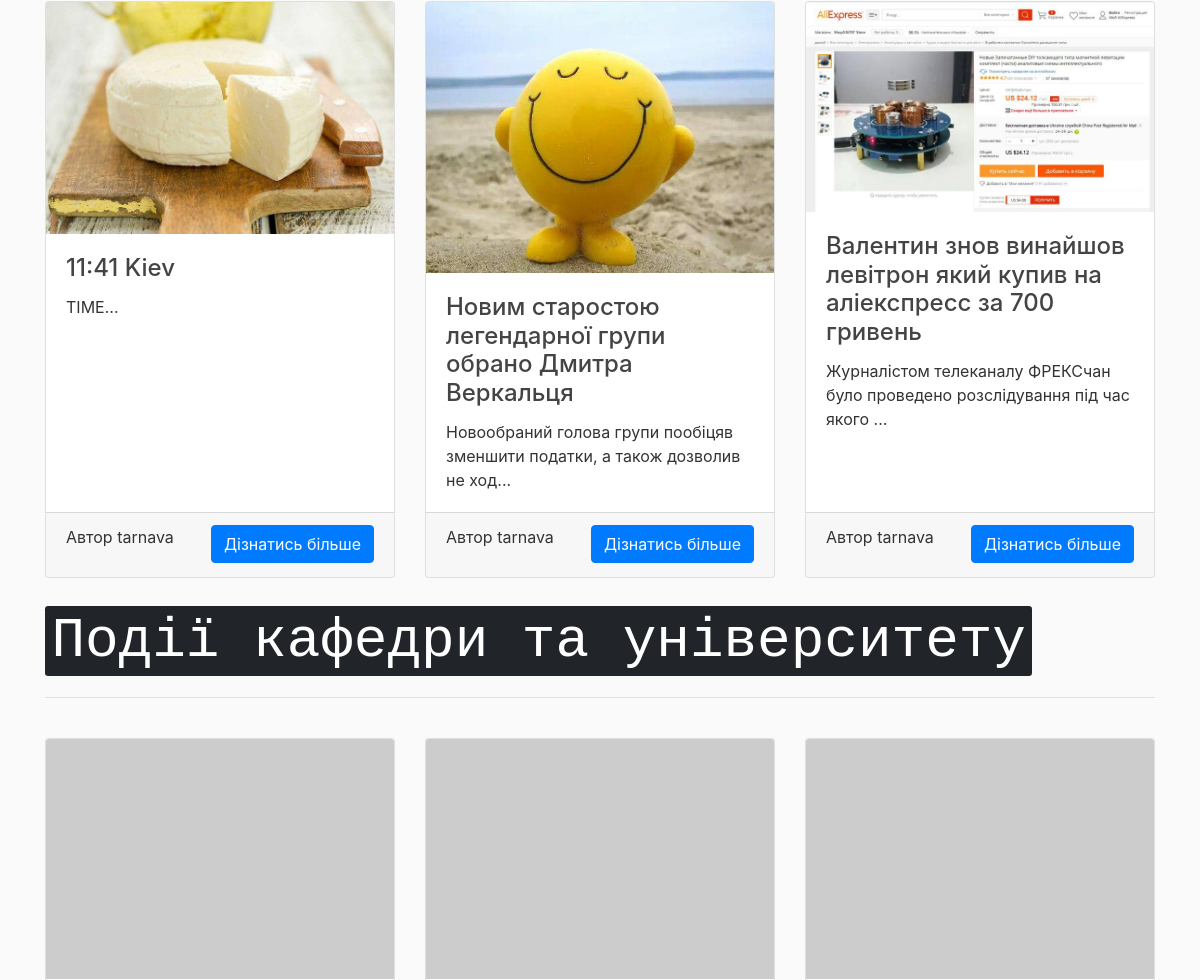
Before: / (middle part) with the older database file.
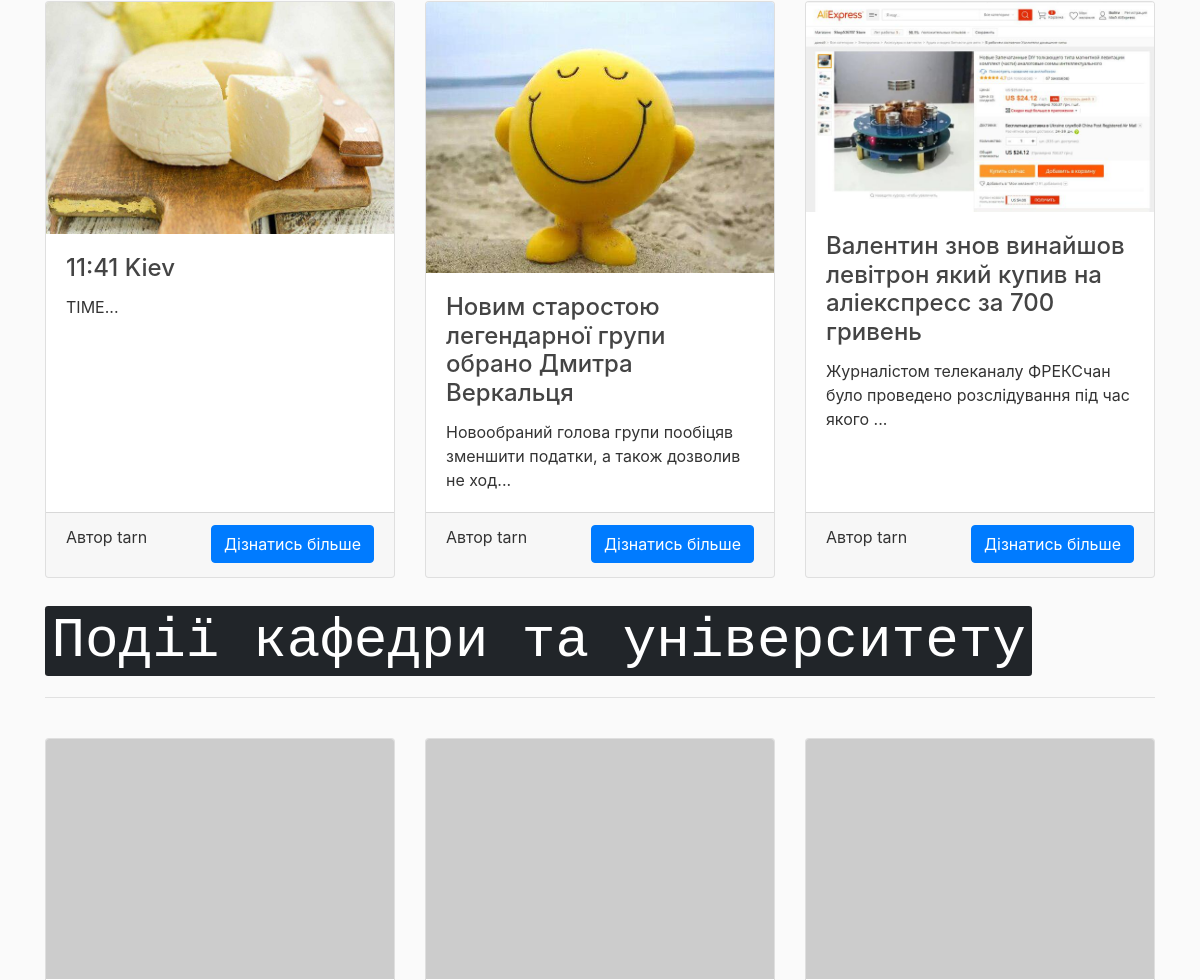
After: the same page with the newer database file.
### rpd_site/models.py (models this page shows, shortened)
class Post(db.Model):
	id = db.Column(db.Integer, primary_key=True)
	title = db.Column(db.String(100), nullable=False)
	date_posted = db.Column(db.DateTime, nullable=False, default=datetime.now) # current local time instead of .utcnow
	content = db.Column(db.Text, nullable=False)
	user_id = db.Column(db.Integer, db.ForeignKey('user.id'), nullable=False)
	image_file = db.Column(db.String(20), nullable=False, default='default_post.png')

class User(db.Model, UserMixin):
	id = db.Column(db.Integer, primary_key=True)
	username = db.Column(db.String(20), unique=True, nullable=False)
	email = db.Column(db.String(120), unique=True, nullable=False)
	image_file = db.Column(db.String(20), nullable=False, default='default.jpg')
	password = db.Column(db.String(60), nullable=False)
	confirmed = db.Column(db.Boolean, nullable=False, default=0)
	posts = db.relationship('Post', backref='author', lazy=True)

### rpd_site/routes.py (the view)
@app.route('/index')
@app.route('/')
def index():
	month_translation = {'January': 'Cічня', 'February': 'Лотого', 'March': 'Березня',
						 'April': 'Квітня', 'May': 'Травня', 'June': 'Червня', 'July': 'Липня',
						 'August': 'Серпня', 'September': 'Вересня', 'October': 'Жовтня',
						 'November': 'Листопада', 'December': 'Грудня'}
	last_3_posts = Post.query.all()[-3:]
	if last_3_posts:
		day = last_3_posts[-1].date_posted.strftime('%d')
		month = last_3_posts[-1].date_posted.strftime('%B')
		year = last_3_posts[-1].date_posted.strftime('%Y')
		time = last_3_posts[-1].date_posted.strftime('%X')
	else:
		day = "26"
		month = "August"
		year = "1995"
		time = "00:00:01"
	return render_template('index.html', last_3_posts=last_3_posts, day=day, month=month_translation[month], year=year,
						   time=time)

### rpd_site/templates/index.html (shortened to what this page needs)
{% extends "layout.html" %}
{% block body %}
  <div class="container">
    <div class="row">
        <div class="col-lg-4 col-sm-6 portfolio-item">
            {% if last_3_posts[2] %}
        <div class="card h-100">
          <a href="{{ url_for('post', post_id=last_3_posts[2].id) }}">
              <img class="card-img-top" src="{{ url_for('static', filename='img/' + last_3_posts[2].image_file) }}" alt="huawei">
          </a>
          <div class="card-body">
            <h4 class="card-title">
              <a>{{ last_3_posts[2].title }}</a>
            </h4>
            <p class="card-text">{{ last_3_posts[2].content[:75] }}...</p>
          </div>
            <div class="card-footer">
              <p class="float-left">Автор {{ last_3_posts[2].author.username }}</p>
            <a href="{{ url_for('post', post_id=last_3_posts[2].id) }}" class="btn btn-primary float-right">Дізнатись більше</a>
          </div>
        </div>
            {% endif %}
      </div>
      <div class="col-lg-4 col-sm-6 portfolio-item">
          {% if last_3_posts[1] %}
        <div class="card h-100">
          <a href="{{ url_for('post', post_id=last_3_posts[1].id) }}">
              <img class="card-img-top" src="{{ url_for('static', filename='img/' + last_3_posts[1].image_file) }}" alt="physics">
          </a>
          <div class="card-body">
            <h4 class="card-title">
              <a>{{ last_3_posts[1].title }}</a>
            </h4>
            <p class="card-text">{{ last_3_posts[1].content[:75] }}...</p>
          </div>
            <div class="card-footer">
                <p class="float-left">Автор {{ last_3_posts[1].author.username }}</p>
            <a href="{{ url_for('post', post_id=last_3_posts[1].id) }}" class="btn btn-primary float-right">Дізнатись більше</a>
          </div>
        </div>
            {% endif %}
      </div>
      <div class="col-lg-4 col-sm-6 portfolio-item">
          {% if last_3_posts[0] %}
        <div class="card h-100">
          <a href="{{ url_for('post', post_id=last_3_posts[0].id) }}">
              <img class="card-img-top" src="{{ url_for('static', filename='img/' + last_3_posts[0].image_file) }}" alt="">
          </a>
          <div class="card-body">
            <h4 class="card-title">
              <a >{{ last_3_posts[0].title }}</a>
            </h4>
            <p class="card-text">{{ last_3_posts[0].content[:75] }}...</p>
          </div>
            <div class="card-footer">
                <p class="float-left">Автор {{ last_3_posts[0].author.username }}</p>
            <a href="{{ url_for('post', post_id=last_3_posts[0].id) }}" class="btn btn-primary float-right">Дізнатись більше</a>
          </div>
        </div>
            {% endif %}
      </div>
    </div>
      <h2 style="margin-bottom:2%"><kbd class="display-4 text-center">Події кафедри та університету</kbd></h2>
    <hr>
    <br>
    <div class="row">
      <div class="col-lg-4 col-sm-6 portfolio-item">
        <div class="card h-100">
          <a href="#"><img class="card-img-top" src="http://placehold.it/800x550" alt=""></a>
        </div>
      </div>
      <div class="col-lg-4 col-sm-6 portfolio-item">
        <div class="card h-100">
          <a href="#"><img class="card-img-top" src="http://placehold.it/800x550" alt=""></a>
        </div>
      </div>
      <div class="col-lg-4 col-sm-6 portfolio-item">
        <div class="card h-100">
          <a href="#"><img class="card-img-top" src="http://placehold.it/800x550" alt=""></a>
        </div>
      </div>
    </div>
  </div>
{% endblock %}

### rpd_site/templates/layout.html (shortened to what this page needs)
<!DOCTYPE html>
<html lang="ua">
<head>
    <link href="{{ url_for('static', filename='vendor/bootstrap/css/' + 'bootstrap.min.css') }}" rel="stylesheet">
    <link href="{{ url_for('static', filename='css/' + 'modern-business.css') }}" rel="stylesheet">
    <link rel="stylesheet" href="https://use.fontawesome.com/releases/v5.2.0/css/all.css"
>
</head>
<body>
{% block body %}{% endblock %}
</body>
</html>

### rpd_site/static/css/modern-business.css (style rules this page uses)
body { padding-top: 54px; }
@media (min-width: 992px) { body { padding-top: 56px; } }
.portfolio-item { margin-bottom: 30px; }
body { overflow-x: hidden; }
body { background: #fafafa; color: #333333; }
h1, h2, h3, h4, h5, h6 { color: #444444; }
body, html { height: 100%; margin: 0; }

Changed rows visible on the page:
changed User: username "tarnava" → "tarn"
